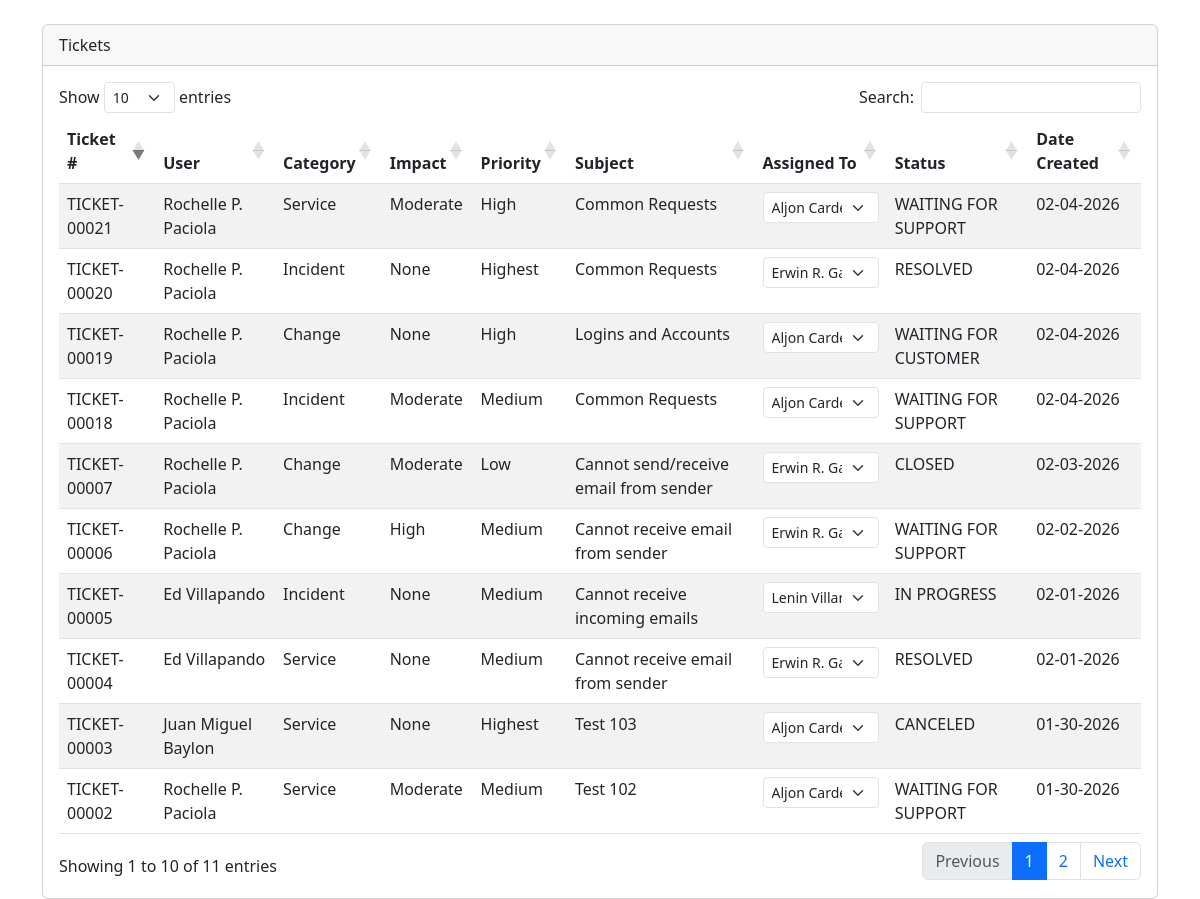
The page /admin/t.php (signed in) on the database as committed earlier.
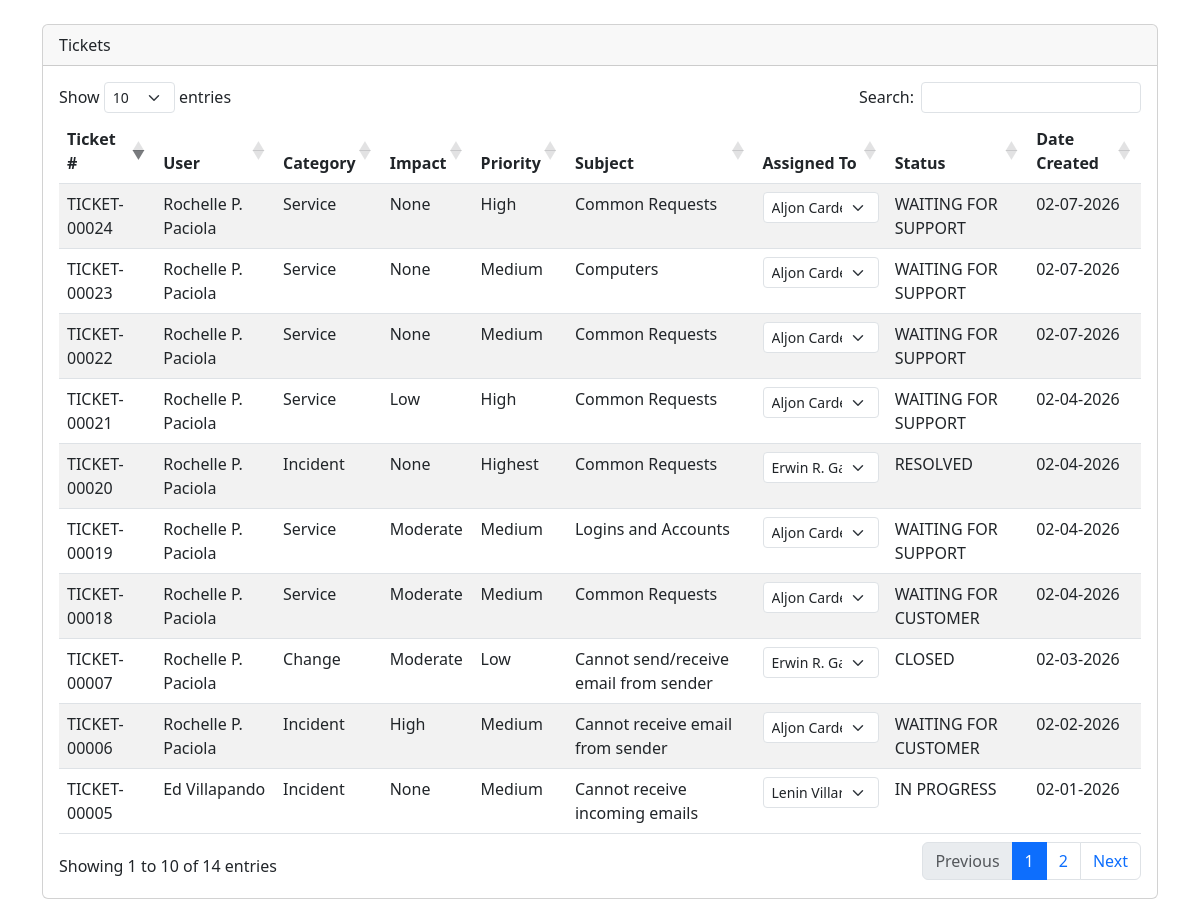
The same page on the database as committed later.
### tables this page shows
CREATE TABLE `ticket_tb` (
  `ticket_id` int(11) NOT NULL,
  `ticket_number` varchar(20) DEFAULT NULL,
  `user_id` int(11) DEFAULT NULL,
  `fullname` varchar(100) DEFAULT NULL,
  `email` varchar(100) DEFAULT NULL,
  `company` varchar(100) DEFAULT NULL,
  `department` varchar(100) DEFAULT NULL,
  `priority` varchar(50) NOT NULL,
  `urgency` varchar(50) NOT NULL,
  `impact` varchar(70) NOT NULL,
  `ticket_category` varchar(20) DEFAULT NULL,
  `subject` varchar(255) DEFAULT NULL,
  `subject_details` varchar(200) DEFAULT NULL,
  `issue` text DEFAULT NULL,
  `status` varchar(20) DEFAULT 'open',
  `date_created` timestamp NOT NULL DEFAULT current_timestamp(),
  `assigned_to` int(11) NOT NULL
);

CREATE TABLE `user_tb` (
  `user_id` int(11) NOT NULL,
  `emp_id` varchar(50) NOT NULL,
  `fullname` varchar(150) NOT NULL,
  `position` varchar(100) NOT NULL,
  `email` varchar(150) DEFAULT NULL,
  `department` varchar(100) DEFAULT NULL,
  `company` varchar(50) NOT NULL,
  `area` varchar(150) NOT NULL,
  `user_type` varchar(30) NOT NULL,
  `date_hired` timestamp NOT NULL DEFAULT current_timestamp() ON UPDATE current_timestamp(),
  `date_resigned` varchar(100) DEFAULT NULL,
  `created_at` timestamp NOT NULL DEFAULT current_timestamp(),
  `password` varchar(255) DEFAULT NULL,
  `is_active` tinyint(1) NOT NULL DEFAULT 1
);

### admin/t.php (the view, shortened to what this page needs)
<?php
include 'db/db.php';
$admins = [];
$adminQuery = "
    SELECT user_id, fullname
    FROM user_tb
    WHERE user_type = 'admin'
    ORDER BY fullname ASC
";
$adminResult = $conn->query($adminQuery);
if ($adminResult && $adminResult->num_rows > 0) {
    while ($row = $adminResult->fetch_assoc()) {
        $admins[] = $row;
    }
}
$sql = "
SELECT
    t.*,
    u.fullname AS user_fullname,
    a.fullname AS assigned_admin
FROM ticket_tb t
LEFT JOIN user_tb u ON t.user_id = u.user_id
LEFT JOIN user_tb a
    ON t.assigned_to = a.user_id
    AND a.user_type = 'admin'
ORDER BY t.ticket_id DESC
";
$result = $conn->query($sql);
?>
<!DOCTYPE html>
<html>
<head>
<link href="https://cdn.jsdelivr.net/npm/bootstrap@5.3.0/dist/css/bootstrap.min.css" rel="stylesheet">
<link href="https://cdn.datatables.net/1.13.6/css/dataTables.bootstrap5.min.css" rel="stylesheet">
</head>
<body>
<div class="container mt-4">
<div class="card">
<div class="card-header">Tickets</div>
<div class="card-body table-responsive">
<table id="ticketsTable" class="table table-hover table-striped">
<thead>
<tr>
    <th>Ticket #</th>
    <th>User</th>
    <th>Category</th>
    <th>Impact</th>
    <th>Priority</th>
    <th>Subject</th>
    <th>Assigned To</th>
    <th>Status</th>
    <th>Date Created</th>
</tr>
</thead>
<tbody>
<?php while ($ticket = $result->fetch_assoc()): ?>
<tr data-ticket-id="<?= $ticket['ticket_id'] ?>">
    <td><?= htmlspecialchars($ticket['ticket_number']) ?></td>
    <td><?= htmlspecialchars($ticket['user_fullname']) ?></td>
    <td><?= ucfirst($ticket['ticket_category']) ?></td>
    <td><?= ucfirst($ticket['impact']) ?></td>
    <td><?= ucfirst($ticket['priority']) ?></td>
    <td><?= htmlspecialchars($ticket['subject']) ?></td>
    <td onclick="event.stopPropagation();">
        <select class="form-select form-select-sm assign-admin"
                data-ticket-id="<?= $ticket['ticket_id'] ?>">
            <?php foreach ($admins as $admin): ?>
                <option value="<?= $admin['user_id'] ?>"
                    <?= ($ticket['assigned_to'] == $admin['user_id']) ? 'selected' : '' ?>>
                    <?= htmlspecialchars($admin['fullname']) ?>
                </option>
            <?php endforeach; ?>
        </select>
    </td>
    <td><?= strtoupper($ticket['status']) ?></td>
    <td><?= date('m-d-Y', strtotime($ticket['date_created'])) ?></td>
</tr>
<?php endwhile; ?>
</tbody>
</table>
</div>
</div>
</div>
</body>
</html>

Rows that differ between the two databases and show on the page:
no longer on this page (row edited): ticket_tb: ticket_number "TICKET-00004", user.fullname "Ed Villapando", ticket_category "Service", impact "None", priority "Medium", subject "Cannot receive email from sender", assigned_to+ticket_id "Erwin R. Gallardo", status "RESOLVED", date_created "02-01-2026"
no longer on this page (row edited): ticket_tb: ticket_number "TICKET-00003", user.fullname "Juan Miguel Baylon", ticket_category "Service", impact "None", priority "Highest", subject "Test 103", assigned_to+ticket_id "Aljon Cardeno", status "CANCELED", date_created "01-30-2026"
no longer on this page (row edited): ticket_tb: ticket_number "TICKET-00002", user.fullname "Rochelle P. Paciola", ticket_category "Service", impact "Moderate", priority "Medium", subject "Test 102", assigned_to+ticket_id "Aljon Cardeno", status "WAITING FOR SUPPORT", date_created "01-30-2026"
added ticket_tb: ticket_number "TICKET-00024", user.fullname "Rochelle P. Paciola", ticket_category "Service", impact "None", priority "High", subject "Common Requests", assigned_to+ticket_id "Aljon Cardeno", status "WAITING FOR SUPPORT", date_created "02-07-2026"
added ticket_tb: ticket_number "TICKET-00023", user.fullname "Rochelle P. Paciola", ticket_category "Service", impact "None", priority "Medium", subject "Computers", assigned_to+ticket_id "Aljon Cardeno", status "WAITING FOR SUPPORT", date_created "02-07-2026"
added ticket_tb: ticket_number "TICKET-00022", user.fullname "Rochelle P. Paciola", ticket_category "Service", impact "None", priority "Medium", subject "Common Requests", assigned_to+ticket_id "Aljon Cardeno", status "WAITING FOR SUPPORT", date_created "02-07-2026"
changed ticket_tb "TICKET-00021": impact "Moderate" → "Low"
changed ticket_tb "TICKET-00019": ticket_category "Change" → "Service"; impact "None" → "Moderate"; priority "High" → "Medium"; status "WAITING FOR CUSTOMER" → "WAITING FOR SUPPORT"
changed ticket_tb "TICKET-00018": ticket_category "Incident" → "Service"; status "WAITING FOR SUPPORT" → "WAITING FOR CUSTOMER"
changed ticket_tb "TICKET-00006": ticket_category "Change" → "Incident"; assigned_to+ticket_id "Erwin R. Gallardo" → "Aljon Cardeno"; status "WAITING FOR SUPPORT" → "WAITING FOR CUSTOMER"
Other text that changed with them:
text written by a page script: "Show entries Search: Showing 1 to 10 of 11 entries Previous 1 2 Next" → "Show entries Search: Showing 1 to 10 of 14 entries Previous 1 2 Next"
